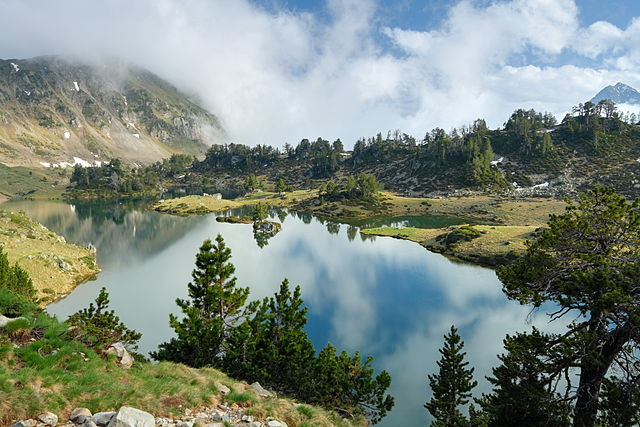
#> input picture data/landscape.jpg, 640 x 427 px, found by its file name
$ python numpy_lib.py
#> lines starting #> are read from the running program, lines starting #| are printed output that depends on the picture; long printed decimals are rounded
import numpy as np
from skimage import io
import matplotlib.pyplot as plt

# Numeric Python
# https://numpy.org/
# https://towardsdatascience.com/the-ultimate-beginners-guide-to-numpy-f5a2f99aef54

# data
# manual
data = [ 3, 2, 1, 0, 1, 2, 3 ]
print(data)

# numpy array - basic entity in numpy
# ndarray (N-dimensional array)
# convert from Python list
data = np.array([1, 2, 3])
print(type(data))
print(data)

# random numbers
data = np.random.rand(50)
print(data)

# random 2D - ndarray
data = np.random.rand(50, 2)
print(data)

# linear division
data = np.linspace(1.0, 5.0, num=21)
print(data)

# zeroes
data = np.zeros(3)
print(data)

# ones
data = np.ones(10)
print(data)

# empty (zeroes), less common
data = np.empty(5)
print(data)

# shape
print(data.shape)
data.shape = (5, 1)
print(data.shape)

# random
np.random.seed(0)
data = np.random.randint(10, size=6)
print(data)

# indexing
print(data[0])
print(data[1:-1])

# 2D array - image example
# read image as numpy array
photo = io.imread("..\data\landscape.jpg")
#> photo is the input picture: shape (427, 640, 3); mean R, G, B 124.2, 135.5, 125.9
print(type(photo))
#| <class 'numpy.ndarray'>
print(photo.shape)
#| (427, 640, 3)
plt.imshow(photo)

# flip
# plt.imshow(photo[::-1])

# mirror
# plt.imshow(photo[:, ::-1])

# section (y range, x range)
# plt.imshow(photo[50:100, 520:620])

# slicing: every other row and column
# extended slices: https://stackoverflow.com/questions/3453085/what-is-double-colon-in-python-when-subscripting-sequences
# plt.imshow(photo[::2, ::2])

# transposing array
plt.imshow(photo[:,:,0].T) # color change?
plt.show()
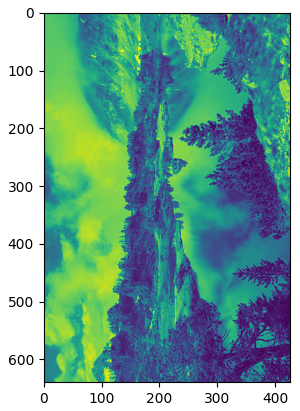
#> figure drawn by matplotlib, 1 panel

# apply numpy functions
photo_sin = np.sin(photo)
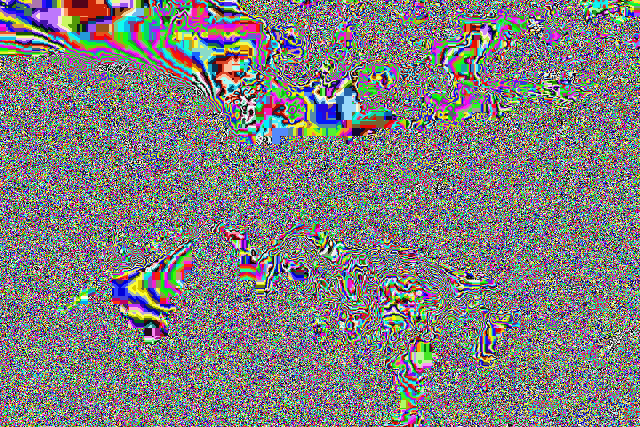
#> photo_sin: shape (427, 640, 3) float16; mean R, G, B 0.00123, -0.00293, 0.000599; drawn with min black and max white
print(photo_sin)
#> (printed output is left out)

# quick statistics
print(np.sum(photo))
#| 105368381
print(np.prod(photo))
#| 0
print(np.mean(photo))
#| 128.523
print(np.std(photo)) # standard deviation
#| 70.380
print(np.var(photo)) # variance
#| 4953.346
print(np.min(photo))
#| 0
print(np.max(photo))
#| 255
print(np.argmin(photo)) # index value of minimum
#| 228099
print(np.argmax(photo)) # index value of maximum
#| 113222

# logic operations with arrays
z = np.array([1, 2, 3, 4, 5])
# array of logic values [True, False, ...]
print(z < 3)
print(z > 3)

# slicing the original array
print(z[z > 3])

# photo masks
photo_masked = np.where(photo > 100, 255, 0)
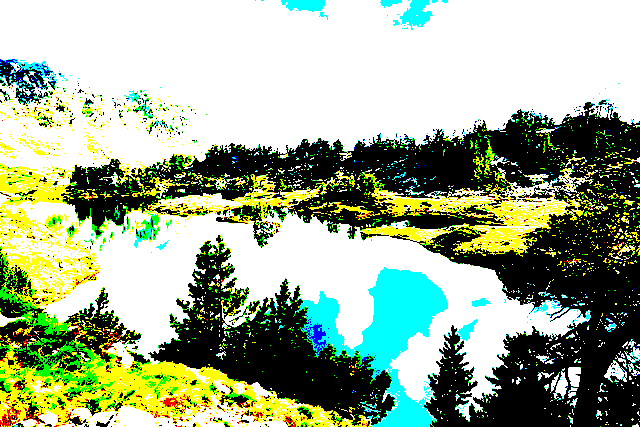
#> photo_masked: shape (427, 640, 3) int64; mean R, G, B 157.9, 173.9, 145.3
# plt.imshow(photo_masked)
# plt.show()

# aritmethic operations with arrays
a_array = np.array([1, 2, 3, 4, 5])
b_array = np.array([6, 7, 8, 9, 10])

print(a_array + b_array)
print(a_array + 30)
print(a_array * b_array)
print(a_array * 3)

# dot product
print(a_array @ b_array)

# sorting
x = np.array([2, 1, 4, 3, 5])
print(np.sort(x))

# jednotkova matice
np.eye(5)

# one hot vector [0, 1, 0, 0, 0]
np.eye(5)[2]


def np_example():
    size = 6
    ar = np.ones((size, size)) * np.linspace(1, size, size)
    ar *= np.transpose(ar)
    ar[:, 1:3] = -5
    ar = ar.reshape(-1, 3)
    plt.imshow(ar)
    plt.show()
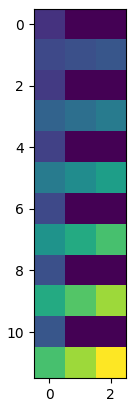
#> figure drawn by matplotlib, 1 panel


np_example()
